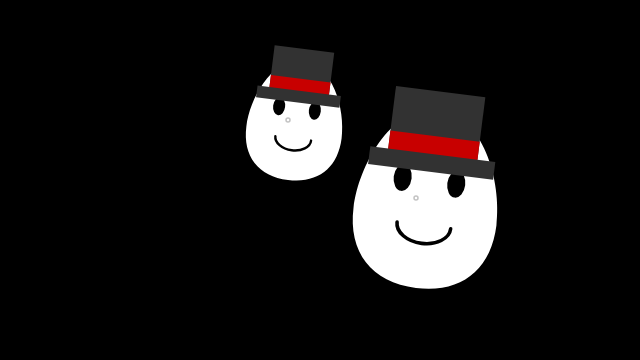
Frame 1 (no input)
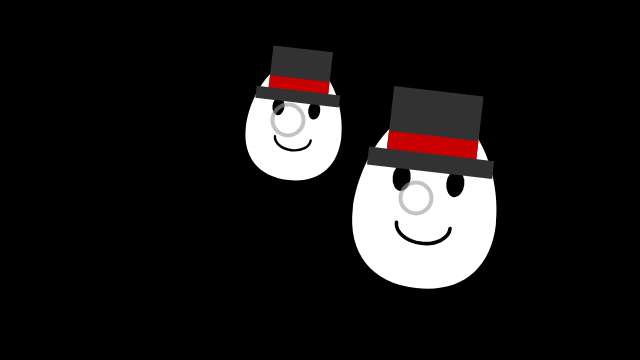
Frame 60 (no input)
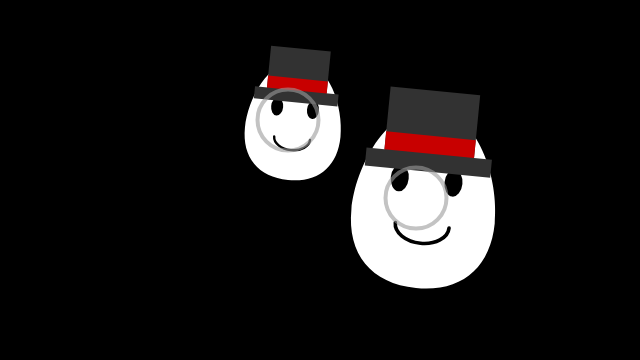
Frame 120 (the mouse pressed at the canvas centre since frame 60)

The p5.js sketch that drew these frames (run headless with seeded random() and noise() and a simulated clock; from frame 60 on, the mouse is pressed at the canvas centre):

// p5.js sketch
// ── sketch.js
let er1, er2;

function setup() {
  createCanvas(640, 360);
  er1 = new EggRing(width * 0.45, height * 0.5, 0.1, 120);
  er2 = new EggRing(width * 0.65, height * 0.8, 0.05, 180);
}

function draw() {
  background(0);
  er1.transmit();
  er2.transmit();
}

// --- EGG CLASS ---
class Egg {
  constructor(xpos, ypos, t, s) {
    this.x = xpos;
    this.y = ypos;
    this.tilt = t;
    this.scalar = s / 100.0;
    this.angle = 0.0;
  }

  wobble() {
    this.tilt = cos(this.angle) / 8;
    this.angle += 0.1;
  }

  display() {
    noStroke();
    fill(255);
    push();
    translate(this.x, this.y);
    rotate(this.tilt);
    scale(this.scalar);

    // egg body
    beginShape();
    vertex(0, -100);
    bezierVertex(25, -100, 40, -65, 40, -40);
    bezierVertex(40, -15, 25, 0, 0, 0);
    bezierVertex(-25, 0, -40, -15, -40, -40);
    bezierVertex(-40, -65, -25, -100, 0, -100);
    endShape();

    // egg face
    fill(0);
    ellipse(-15, -60, 10, 15);
    ellipse(15, -60, 10, 15);
    noFill();
    stroke(0);
    strokeWeight(2);
    arc(0, -35, 30, 20, 0, PI);
    pop();
  }
} // <--- Make sure this is closed!

// --- HAT CLASS ---
class Hat {
  display(x, y, tilt, scalar) {
    push();
    translate(x, y);
    rotate(tilt);
    scale(scalar);

    fill(50); 
    rect(-25, -110, 50, 40); 
    rect(-35, -75, 70, 10); 
    
    fill(200, 0, 0);
    rect(-25, -85, 50, 10);
    pop();
  }
}

// --- RING CLASS ---
class Ring {
  constructor() { // Added constructor
    this.x = 0;
    this.y = 0;
    this.on = false;
    this.diameter = 1;
  }

  start(xpos, ypos) {
    this.x = xpos;
    this.y = ypos;
    this.on = true;
    this.diameter = 1;
  }

  grow() {
    if (this.on == true) {
      this.diameter += 0.5;
      if (this.diameter > width * 2) {
        this.diameter = 0.0;
      }
    }
  }

  display() {
    if (this.on == true) {
      noFill();
      strokeWeight(4);
      stroke(155, 153);
      ellipse(this.x, this.y, this.diameter, this.diameter);
    }
  }
}

// --- EGGRING CLASS (COMPOSITE) ---
class EggRing {
  constructor(x, y, t, sp) {
    this.x = x;
    this.y = y;
    this.t = t;
    this.sp = sp;
    this.circle = new Ring();
    this.ovoid = new Egg(this.x, this.y, this.t, this.sp);
    this.cap = new Hat();

    this.circle.start(this.x, this.y - this.sp / 2);
  }

  transmit() {
    this.ovoid.wobble();
    this.ovoid.display();
    this.cap.display(this.ovoid.x, this.ovoid.y, this.ovoid.tilt, this.ovoid.scalar);
    this.circle.grow();
    this.circle.display();

    if (this.circle.on == false) {
      this.circle.on = true;
    }
  }
}
